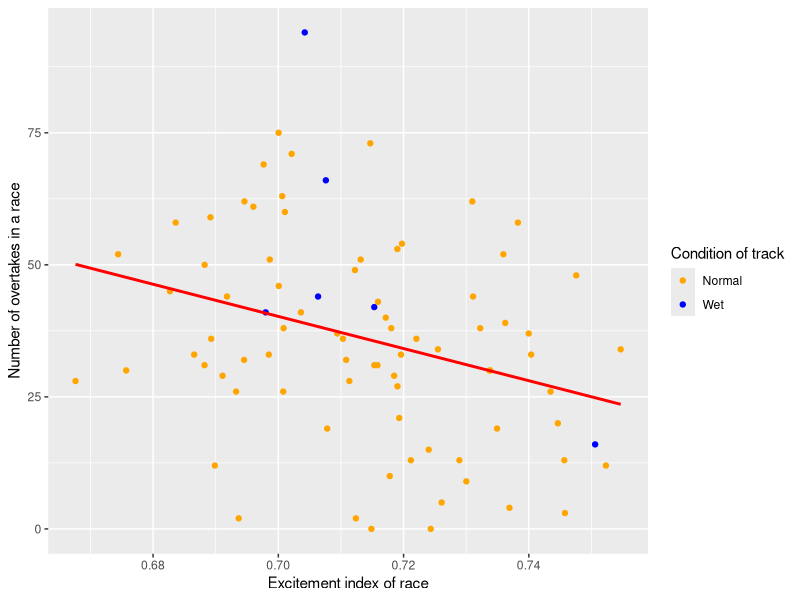
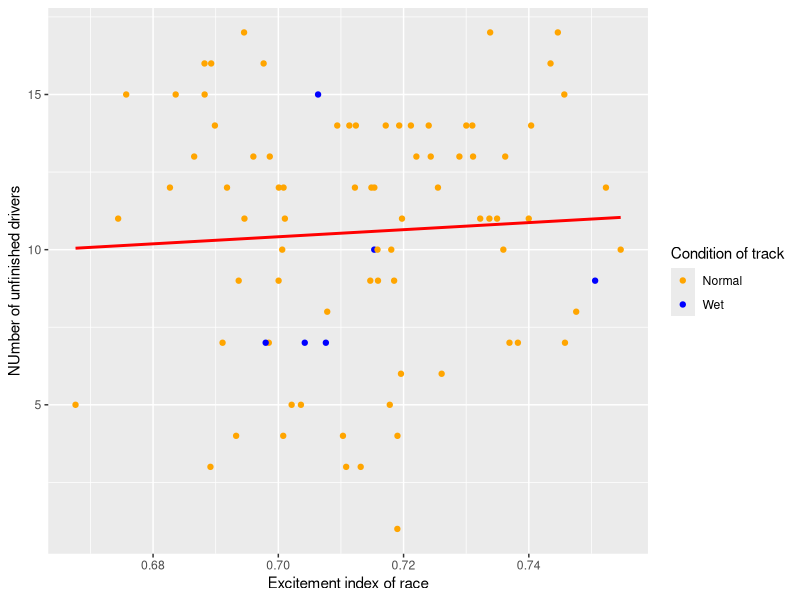
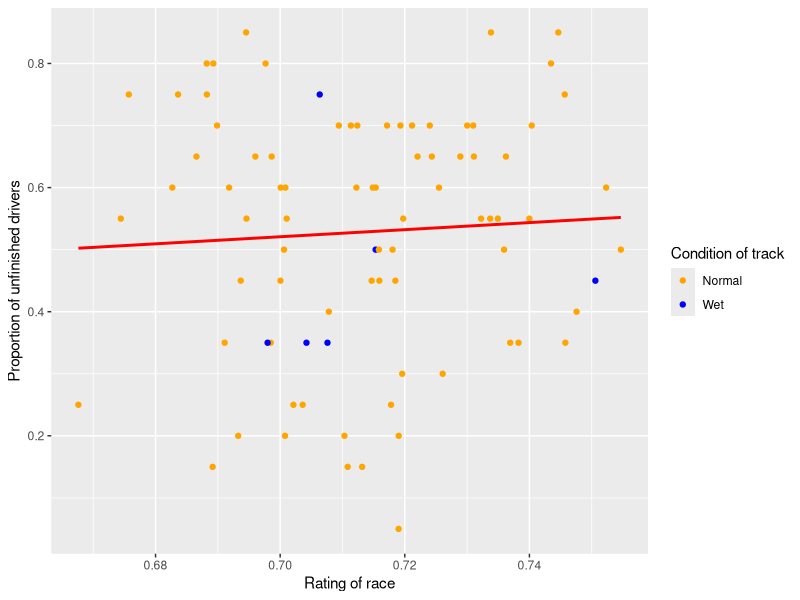
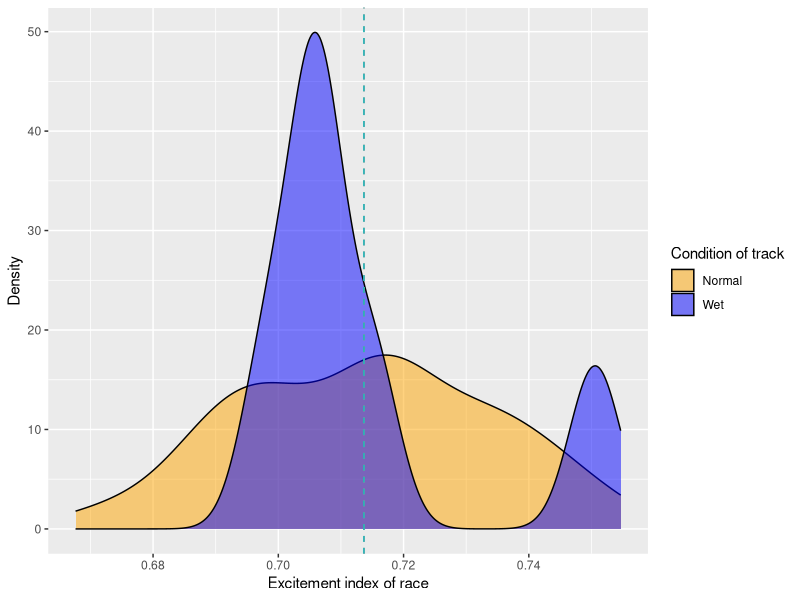
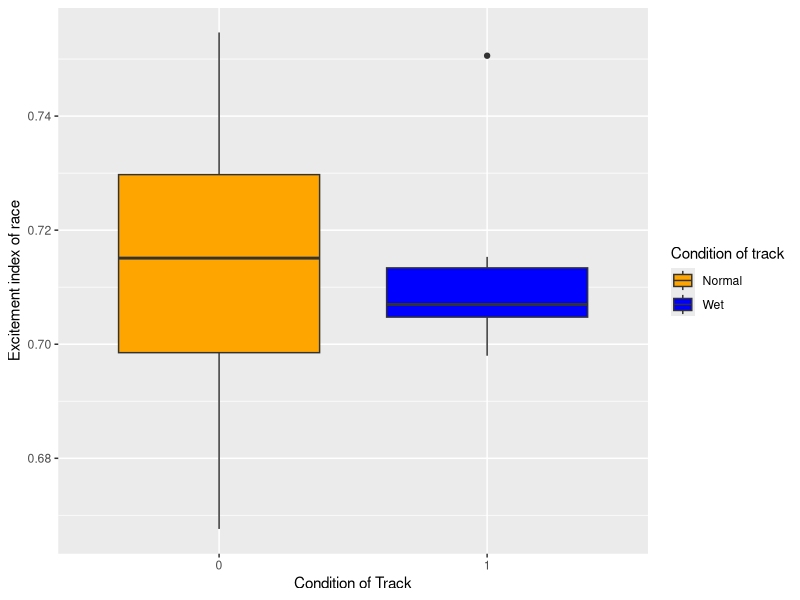
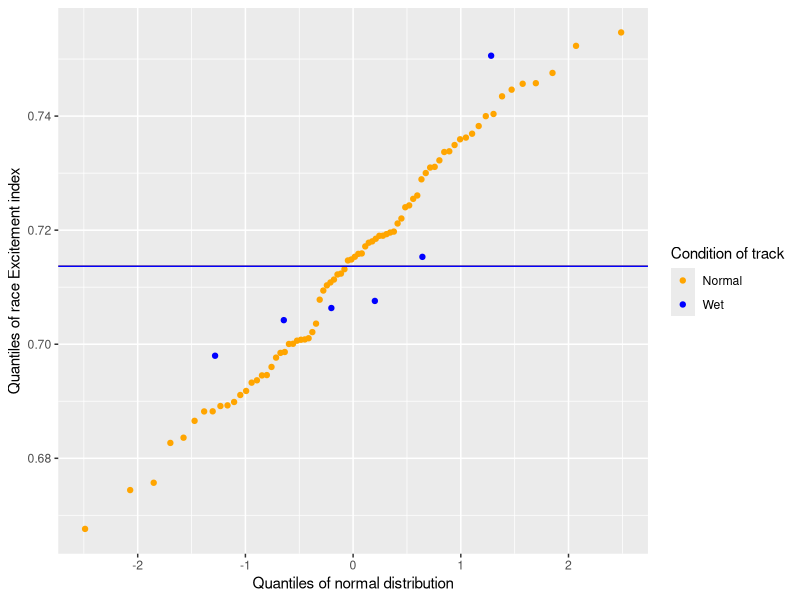
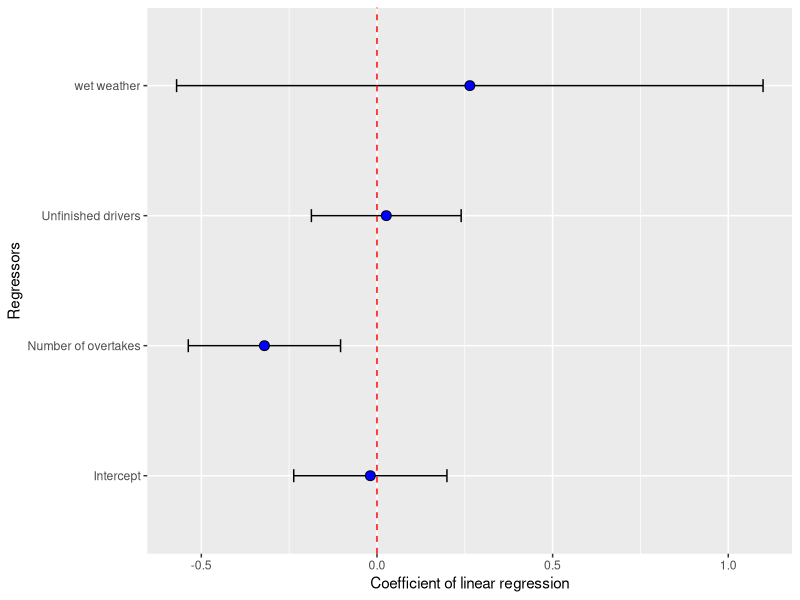
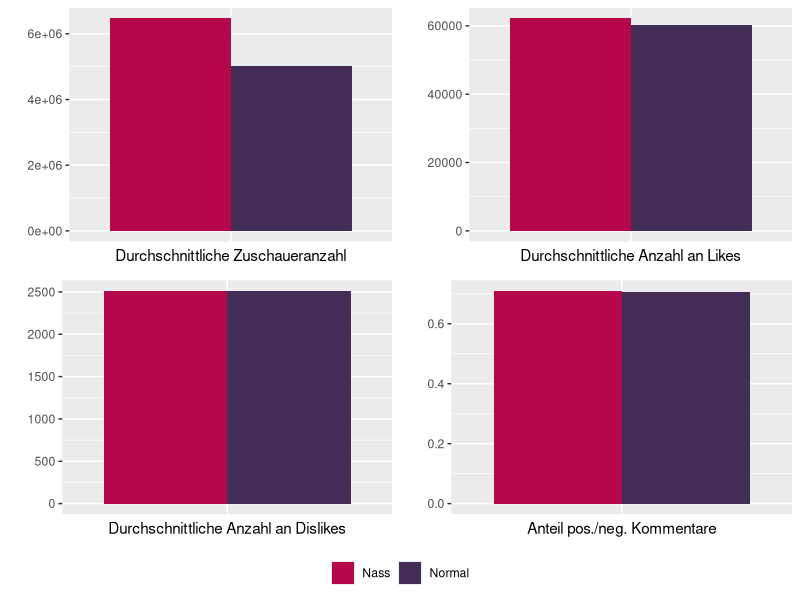

Here is the R script that generated these plots, in order:
## ---- chunk 1
library(dplyr)
library(plyr)
library(ggplot2)
library(gridExtra)
## ---- chunk 2
datax = read.csv("../Data/youtube_sentiments.csv")
colnames(datax)

## ---- chunk 3
ggplot(data = datax,aes(x=Excitement_index,y= novertakes))+
  geom_point(aes(color=factor(wetweather)))+scale_color_manual(
    name= "Condition of track",
                                                          breaks = c(0,1),
                                                          values = c("orange","blue"),
                                                          labels= c("Normal","Wet"),
                                                          )+ylab("Number of overtakes in a race")+
  xlab("Excitement index of race")+
  geom_smooth(method = "lm", color = "red", se=FALSE)
## ---- chunk 4
ggplot(data = datax,aes(x=Excitement_index,y= unfin))+
  geom_point(aes(color=factor(wetweather)))+scale_color_manual(
    name= "Condition of track",
                                                          breaks = c(0,1),
                                                          values = c("orange","blue"),
                                                          labels= c("Normal","Wet"),
                                                          )+ylab("NUmber of unfinished drivers")+
  xlab("Excitement index of race")+geom_smooth(method = "lm", color = "red", se=FALSE)
## ---- chunk 5
ggplot(data = datax,aes(x=Excitement_index,y= unfin/totaldrivers))+
  geom_point(aes(color=factor(wetweather)))+scale_color_manual(
    name= "Condition of track",
                                                          breaks = c(0,1),
                                                          values = c("orange","blue"),
                                                          labels= c("Normal","Wet"),
                                                          )+ylab("Proportion of unfinished drivers")+
  xlab("Rating of race")+geom_smooth(method = "lm", color = "red", se=FALSE)
## ---- chunk 6
t.test(datax[datax$wetweather == 0,]$Excitement_index,datax[datax$wetweather == 1,]$Excitement_index,alternative = 'l')
## ---- chunk 7
datax$wetweather <- as.factor(datax$wetweather)
mu <- datax %>% group_by(wetweather) %>% summarise_at(vars(Excitement_index),list(name=mean))
mu
## ---- chunk 8
ggplot(data=datax,aes(x=Excitement_index,fill=factor(wetweather)))+geom_density(alpha=0.5)+
  scale_fill_manual(
    name= "Condition of track",
    values = c("orange","blue"),labels=c("Normal","Wet")
  )+xlab("Excitement index of race")+
  ylab("Density")+
  geom_vline(data=mu,aes(xintercept=name,color = wetweather),linetype="dashed",show.legend=FALSE)
  #annotate(geom="text",label="p-value=",x=5,y=0.57)
## ---- chunk 9
ggplot(data = datax,aes(y=Excitement_index,x= wetweather))+
  geom_boxplot(aes(group=wetweather,fill=factor(wetweather)))+scale_fill_manual(
    name= "Condition of track",
    values = c("orange","blue"),labels=c("Normal","Wet")
  )+xlab("Condition of Track")+
  ylab("Excitement index of race")
  #annotate(geom="text",label="p-value=0.0000001196",x=2.2,y=9.9)
## ---- chunk 10
ggplot(data = datax,aes(sample=Excitement_index,color=factor(wetweather)))+
  stat_qq()+scale_color_manual(breaks = c(0,1),name= "Condition of track",
                                                          values = c("orange","blue"),
                                                          labels= c("Normal","Wet"),
                                                          )+
  geom_hline(yintercept = mean(datax[datax$wetweather==0,]$Excitement_index),color="orange")+
  geom_hline(yintercept = mean(datax[datax$wetweather==1,]$Excitement_index),color="blue")+
  ylab("Quantiles of race Excitement index")+xlab("Quantiles of normal distribution")

## ---- chunk 11
dataxx <- datax %>% mutate(novertakes= (novertakes-mean(novertakes))/sd(novertakes))%>% 
  mutate(Excitement_index = (Excitement_index-mean(Excitement_index))/sd(Excitement_index)) %>% mutate(unfin = (unfin-mean(unfin))/sd(unfin))
lin=lm(Excitement_index ~ novertakes+unfin+wetweather,data = dataxx)
summary(lin)
## ---- chunk 12

name = c("Intercept","Number of overtakes","Unfinished drivers","wet weather")
coef = lin$coefficients
conf1 = confint(lin)[,1]
conf2 = confint(lin)[,2]
df1 <- data.frame(name, coef, conf1, conf2)
df1
## ---- chunk 13
ggplot(data=df1, aes(x=coef,y=name))+geom_errorbar(width = .1, aes(xmin= conf1, xmax=conf2))+
  geom_point(shape= 21, size =3, fill="blue")+
  geom_vline(xintercept = 0, linetype="dashed", color="red")+xlab("Coefficient of linear regression")+
  ylab("Regressors")
## ---- chunk 14

# Create a dataframe only including the wet weather races
wet_weather_races <- datax[datax$wetweather==1,]

# Average total pos neg comments for wet weather races
avg_pos_neg_comments_wet <- (sum(wet_weather_races$totalpos)+
                              sum(wet_weather_races$totalneg))/
  sum(wet_weather_races$numberofusefulcomments)

# Average total pos neg comments for normal races
avg_pos_neg_comments_normal <-
  (sum(datax[datax$wetweather==0,]$totalpos)+
     sum(datax[datax$wetweather==0,]$totalneg))/
  sum(datax[datax$wetweather==0,]$numberofusefulcomments)

# Average viewcount for wet weather races
avg_viewcount_wet <- sum(wet_weather_races$viewcount)/dim(wet_weather_races)[1]

# Average viewcount for normal races
avg_viewcount_normal <- 
  sum(datax[datax$wetweather==0,]$viewcount)/
  dim(datax[datax$wetweather==0,])[1]


# Average likecount wet weather races
avg_likecount_wet <- sum(datax$likecount)/dim(datax)[1]

# Average likecount normal races
avg_likecount_normal <- 
  sum(datax[datax$wetweather==0,]$likecount)/
  dim(datax[datax$wetweather==0,])[1]

# Average dislikecount wet weather races
avg_dislikecount_wet <- sum(datax$dislikecount)/dim(datax)[1]

# Average dislikecount normal races
avg_dislikecount_normal <- 
  sum(datax[datax$wetweather==0,]$dislikecount)/
  dim(datax[datax$wetweather==0,])[1]

# Creating a dataframe with all the KPIs, so that they can be displayed in a
# plot.
comparison_wet_normal <- data.frame(c("Nass", "Normal", 
                                      "Nass", "Normal",
                                      "Nass", "Normal", 
                                      "Nass", "Normal"))

names(comparison_wet_normal) <- "race_type"

comparison_wet_normal$values <- c(avg_pos_neg_comments_wet, 
                                  avg_pos_neg_comments_normal, 
                                  avg_viewcount_wet, 
                                  avg_viewcount_normal,
                                  avg_likecount_wet, 
                                  avg_likecount_normal, 
                                  avg_dislikecount_wet,
                                  avg_dislikecount_normal)

comparison_wet_normal$column <- c("pos_neg_comments", "pos_neg_comments", 
                                  "viewcount", "viewcount",
                                  "likecount", "likecount",
                                  "dislike_count", "dislike_count")


# Create a plot for the viewcount
plot1 <- ggplot(data=comparison_wet_normal[comparison_wet_normal$column=="viewcount",],
                aes(x=column, y=values, fill=race_type)) + 
  geom_bar(stat="identity", position=position_dodge()) + scale_fill_manual(values=c("#B5074A", "#432D57")) +
  theme(legend.position = "none", axis.text.x = element_blank(),
        axis.ticks.x = element_blank()) + xlab("Durchschnittliche Zuschaueranzahl") + ylab("")

# Create a plot for likecount
plot2 <- ggplot(data=comparison_wet_normal[comparison_wet_normal$column=="likecount",],
                aes(x=column, y=values, fill=race_type)) + 
  geom_bar(stat="identity", position=position_dodge()) + scale_fill_manual(values=c("#B5074A", "#432D57")) +
  theme(legend.position = "none", axis.text.x = element_blank(),
        axis.ticks.x = element_blank()) + xlab("Durchschnittliche Anzahl an Likes") + ylab("")

# Create a plot for dislike count
plot3 <- ggplot(data=comparison_wet_normal[comparison_wet_normal$column=="dislike_count",],
                aes(x=column, y=values, fill=race_type)) + 
  geom_bar(stat="identity", position=position_dodge()) + scale_fill_manual(values=c("#B5074A", "#432D57")) +
  theme(legend.position = "none", axis.text.x = element_blank(),
        axis.ticks.x = element_blank()) + xlab("Durchschnittliche Anzahl an Dislikes") + ylab("")

# Create a plot for average number of positive/negative comments
plot4 <- ggplot(data=comparison_wet_normal[comparison_wet_normal$column=="pos_neg_comments",], 
                aes(x=column, y=values, fill=race_type)) + 
  geom_bar(stat="identity", position=position_dodge()) + scale_fill_manual(values=c("#B5074A", "#432D57")) +
  theme(legend.position = "none", axis.text.x = element_blank(), axis.ticks.x = element_blank())  +
  xlab("Anteil pos./neg. Kommentare") + ylab("")

# Create a legend for the plot
plot_legend <- ggplot(data=comparison_wet_normal[comparison_wet_normal$column=="pos_neg_comments",] 
                      ,aes(x=column, y=values, fill=race_type)) + 
  geom_bar(stat="identity",                                                 
           position=position_dodge()) + scale_fill_manual(values=c("#B5074A", "#432D57")) +
  theme(legend.position = "right", legend.direction = "horizontal", legend.title = element_blank())

# Some magic for creating a single legend for all the plots together
extract_legend <- function(my_ggp) {
  step1 <- ggplot_gtable(ggplot_build(my_ggp))
  step2 <- which(sapply(step1$grobs, function(x) x$name) == "guide-box")
  step3 <- step1$grobs[[step2]]
  return(step3)
}
shared_legend <- extract_legend(plot_legend)

# Create a grid with all the plots together and add the legend created above
grid.arrange(arrangeGrob(plot1,plot2,plot3,plot4, ncol = 2),
             shared_legend, nrow = 2, heights = c(10, 1))

